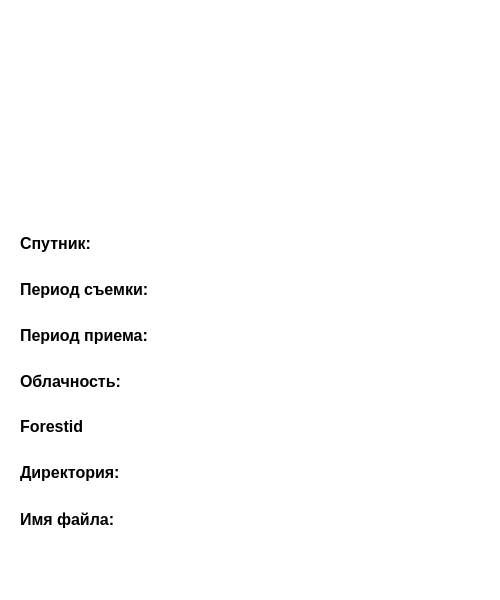
<?xml version="1.0" encoding="UTF-8"?>
<ui version="4.0">
 <class>Dialog</class>
 <widget class="QDialog" name="Dialog">
  <property name="geometry">
   <rect>
    <x>0</x>
    <y>0</y>
    <width>500</width>
    <height>600</height>
   </rect>
  </property>
  <property name="minimumSize">
   <size>
    <width>500</width>
    <height>600</height>
   </size>
  </property>
  <property name="maximumSize">
   <size>
    <width>500</width>
    <height>600</height>
   </size>
  </property>
  <property name="windowTitle">
   <string>Dialog</string>
  </property>
  <property name="styleSheet">
   <string notr="true">QDialog{
background-color: rgb(255, 255, 255);
}</string>
  </property>
  <layout class="QVBoxLayout" name="verticalLayout">
   <property name="bottomMargin">
    <number>20</number>
   </property>
   <item>
    <layout class="QHBoxLayout" name="horizontalLayout">
     <item>
      <spacer name="horizontalSpacer">
       <property name="orientation">
        <enum>Qt::Horizontal</enum>
       </property>
       <property name="sizeHint" stdset="0">
        <size>
         <width>40</width>
         <height>20</height>
        </size>
       </property>
      </spacer>
     </item>
     <item>
      <widget class="QLabel" name="label">
       <property name="minimumSize">
        <size>
         <width>200</width>
         <height>200</height>
        </size>
       </property>
       <property name="maximumSize">
        <size>
         <width>200</width>
         <height>200</height>
        </size>
       </property>
       <property name="text">
        <string/>
       </property>
       <property name="pixmap">
        <pixmap>../resources/img/image-not-found.jpg</pixmap>
       </property>
       <property name="scaledContents">
        <bool>true</bool>
       </property>
       <property name="alignment">
        <set>Qt::AlignLeading|Qt::AlignLeft|Qt::AlignVCenter</set>
       </property>
      </widget>
     </item>
     <item>
      <spacer name="horizontalSpacer_2">
       <property name="orientation">
        <enum>Qt::Horizontal</enum>
       </property>
       <property name="sizeHint" stdset="0">
        <size>
         <width>40</width>
         <height>20</height>
        </size>
       </property>
      </spacer>
     </item>
    </layout>
   </item>
   <item>
    <widget class="QScrollArea" name="scrollArea">
     <property name="minimumSize">
      <size>
       <width>400</width>
       <height>0</height>
      </size>
     </property>
     <property name="maximumSize">
      <size>
       <width>482</width>
       <height>16777215</height>
      </size>
     </property>
     <property name="styleSheet">
      <string notr="true">QScrollArea{
border:0px;
}
QWidget{
background-color: rgb(255, 255, 255);

}</string>
     </property>
     <property name="widgetResizable">
      <bool>true</bool>
     </property>
     <widget class="QWidget" name="scrollAreaWidgetContents">
      <property name="geometry">
       <rect>
        <x>0</x>
        <y>0</y>
        <width>482</width>
        <height>363</height>
       </rect>
      </property>
      <layout class="QVBoxLayout" name="verticalLayout_2">
       <property name="spacing">
        <number>10</number>
       </property>
       <item>
        <layout class="QHBoxLayout" name="horizontalLayout_2">
         <item>
          <widget class="QLabel" name="SatelliteLabel">
           <property name="minimumSize">
            <size>
             <width>150</width>
             <height>0</height>
            </size>
           </property>
           <property name="maximumSize">
            <size>
             <width>150</width>
             <height>16777215</height>
            </size>
           </property>
           <property name="font">
            <font>
             <pointsize>12</pointsize>
             <weight>75</weight>
             <bold>true</bold>
            </font>
           </property>
           <property name="cursor">
            <cursorShape>IBeamCursor</cursorShape>
           </property>
           <property name="text">
            <string>Спутник:</string>
           </property>
           <property name="textInteractionFlags">
            <set>Qt::LinksAccessibleByMouse|Qt::TextSelectableByMouse</set>
           </property>
          </widget>
         </item>
         <item>
          <widget class="QLabel" name="Satellite">
           <property name="font">
            <font>
             <pointsize>10</pointsize>
            </font>
           </property>
           <property name="cursor">
            <cursorShape>IBeamCursor</cursorShape>
           </property>
           <property name="text">
            <string/>
           </property>
           <property name="wordWrap">
            <bool>true</bool>
           </property>
           <property name="textInteractionFlags">
            <set>Qt::LinksAccessibleByMouse|Qt::TextSelectableByMouse</set>
           </property>
          </widget>
         </item>
        </layout>
       </item>
       <item>
        <layout class="QHBoxLayout" name="horizontalLayout_3">
         <item>
          <widget class="QLabel" name="sensingTimeLabel">
           <property name="minimumSize">
            <size>
             <width>150</width>
             <height>0</height>
            </size>
           </property>
           <property name="maximumSize">
            <size>
             <width>150</width>
             <height>16777215</height>
            </size>
           </property>
           <property name="font">
            <font>
             <pointsize>12</pointsize>
             <weight>75</weight>
             <bold>true</bold>
            </font>
           </property>
           <property name="cursor">
            <cursorShape>IBeamCursor</cursorShape>
           </property>
           <property name="text">
            <string>Период съемки:</string>
           </property>
           <property name="textInteractionFlags">
            <set>Qt::LinksAccessibleByMouse|Qt::TextSelectableByMouse</set>
           </property>
          </widget>
         </item>
         <item>
          <widget class="QLabel" name="sensingTime">
           <property name="font">
            <font>
             <pointsize>10</pointsize>
            </font>
           </property>
           <property name="cursor">
            <cursorShape>IBeamCursor</cursorShape>
           </property>
           <property name="text">
            <string/>
           </property>
           <property name="wordWrap">
            <bool>true</bool>
           </property>
           <property name="textInteractionFlags">
            <set>Qt::LinksAccessibleByMouse|Qt::TextSelectableByMouse</set>
           </property>
          </widget>
         </item>
        </layout>
       </item>
       <item>
        <layout class="QHBoxLayout" name="horizontalLayout_4">
         <item>
          <widget class="QLabel" name="creationTimeLabel">
           <property name="minimumSize">
            <size>
             <width>150</width>
             <height>0</height>
            </size>
           </property>
           <property name="maximumSize">
            <size>
             <width>150</width>
             <height>16777215</height>
            </size>
           </property>
           <property name="font">
            <font>
             <pointsize>12</pointsize>
             <weight>75</weight>
             <bold>true</bold>
            </font>
           </property>
           <property name="cursor">
            <cursorShape>IBeamCursor</cursorShape>
           </property>
           <property name="text">
            <string>Период приема:</string>
           </property>
           <property name="textInteractionFlags">
            <set>Qt::LinksAccessibleByMouse|Qt::TextSelectableByMouse</set>
           </property>
          </widget>
         </item>
         <item>
          <widget class="QLabel" name="creationTime">
           <property name="font">
            <font>
             <pointsize>10</pointsize>
            </font>
           </property>
           <property name="cursor">
            <cursorShape>IBeamCursor</cursorShape>
           </property>
           <property name="text">
            <string/>
           </property>
           <property name="wordWrap">
            <bool>true</bool>
           </property>
           <property name="textInteractionFlags">
            <set>Qt::LinksAccessibleByMouse|Qt::TextSelectableByMouse</set>
           </property>
          </widget>
         </item>
        </layout>
       </item>
       <item>
        <layout class="QHBoxLayout" name="horizontalLayout_5">
         <item>
          <widget class="QLabel" name="cloudPercentageLabel">
           <property name="minimumSize">
            <size>
             <width>150</width>
             <height>0</height>
            </size>
           </property>
           <property name="maximumSize">
            <size>
             <width>150</width>
             <height>16777215</height>
            </size>
           </property>
           <property name="font">
            <font>
             <pointsize>12</pointsize>
             <weight>75</weight>
             <bold>true</bold>
            </font>
           </property>
           <property name="cursor">
            <cursorShape>IBeamCursor</cursorShape>
           </property>
           <property name="text">
            <string>Облачность:</string>
           </property>
           <property name="textInteractionFlags">
            <set>Qt::LinksAccessibleByMouse|Qt::TextSelectableByMouse</set>
           </property>
          </widget>
         </item>
         <item>
          <widget class="QLabel" name="cloudPercentage">
           <property name="font">
            <font>
             <pointsize>10</pointsize>
            </font>
           </property>
           <property name="cursor">
            <cursorShape>IBeamCursor</cursorShape>
           </property>
           <property name="text">
            <string/>
           </property>
           <property name="wordWrap">
            <bool>true</bool>
           </property>
           <property name="textInteractionFlags">
            <set>Qt::LinksAccessibleByMouse|Qt::TextSelectableByMouse</set>
           </property>
          </widget>
         </item>
        </layout>
       </item>
       <item>
        <layout class="QHBoxLayout" name="horizontalLayout_6">
         <item>
          <widget class="QLabel" name="forestidLabel">
           <property name="minimumSize">
            <size>
             <width>150</width>
             <height>0</height>
            </size>
           </property>
           <property name="maximumSize">
            <size>
             <width>150</width>
             <height>16777215</height>
            </size>
           </property>
           <property name="font">
            <font>
             <pointsize>12</pointsize>
             <weight>75</weight>
             <bold>true</bold>
            </font>
           </property>
           <property name="cursor">
            <cursorShape>IBeamCursor</cursorShape>
           </property>
           <property name="text">
            <string>Forestid</string>
           </property>
           <property name="textInteractionFlags">
            <set>Qt::LinksAccessibleByMouse|Qt::TextSelectableByMouse</set>
           </property>
          </widget>
         </item>
         <item>
          <widget class="QLabel" name="forestid">
           <property name="font">
            <font>
             <pointsize>10</pointsize>
            </font>
           </property>
           <property name="cursor">
            <cursorShape>IBeamCursor</cursorShape>
           </property>
           <property name="text">
            <string/>
           </property>
           <property name="wordWrap">
            <bool>true</bool>
           </property>
           <property name="textInteractionFlags">
            <set>Qt::LinksAccessibleByMouse|Qt::TextSelectableByMouse</set>
           </property>
          </widget>
         </item>
        </layout>
       </item>
       <item>
        <layout class="QHBoxLayout" name="horizontalLayout_7">
         <item>
          <widget class="QLabel" name="DirectoryLabel">
           <property name="minimumSize">
            <size>
             <width>150</width>
             <height>0</height>
            </size>
           </property>
           <property name="maximumSize">
            <size>
             <width>150</width>
             <height>16777215</height>
            </size>
           </property>
           <property name="font">
            <font>
             <pointsize>12</pointsize>
             <weight>75</weight>
             <bold>true</bold>
            </font>
           </property>
           <property name="cursor">
            <cursorShape>IBeamCursor</cursorShape>
           </property>
           <property name="text">
            <string>Директория:</string>
           </property>
           <property name="textInteractionFlags">
            <set>Qt::LinksAccessibleByMouse|Qt::TextSelectableByMouse</set>
           </property>
          </widget>
         </item>
         <item>
          <widget class="QLabel" name="Directory">
           <property name="text">
            <string/>
           </property>
          </widget>
         </item>
        </layout>
       </item>
       <item>
        <layout class="QHBoxLayout" name="horizontalLayout_9">
         <item>
          <widget class="QLabel" name="FileNameLabel">
           <property name="minimumSize">
            <size>
             <width>150</width>
             <height>0</height>
            </size>
           </property>
           <property name="maximumSize">
            <size>
             <width>150</width>
             <height>16777215</height>
            </size>
           </property>
           <property name="font">
            <font>
             <pointsize>12</pointsize>
             <weight>75</weight>
             <bold>true</bold>
            </font>
           </property>
           <property name="text">
            <string>Имя файла:</string>
           </property>
          </widget>
         </item>
         <item>
          <widget class="QLabel" name="FileName">
           <property name="text">
            <string/>
           </property>
          </widget>
         </item>
        </layout>
       </item>
       <item>
        <layout class="QHBoxLayout" name="horizontalLayout_8">
         <item>
          <widget class="QPushButton" name="LoadButton">
           <property name="minimumSize">
            <size>
             <width>24</width>
             <height>24</height>
            </size>
           </property>
           <property name="maximumSize">
            <size>
             <width>24</width>
             <height>24</height>
            </size>
           </property>
           <property name="font">
            <font>
             <pointsize>12</pointsize>
             <weight>75</weight>
             <bold>true</bold>
            </font>
           </property>
           <property name="styleSheet">
            <string notr="true">QPushButton{
border:none;
width:24px;
height:24px;
}
QPushButton{
background-image: url(:/download/download-blue.png);
}
QPushButton:hover:!pressed{
background-image: url(:/download/download-red.png);
}
</string>
           </property>
           <property name="text">
            <string/>
           </property>
          </widget>
         </item>
         <item>
          <spacer name="horizontalSpacer_3">
           <property name="orientation">
            <enum>Qt::Horizontal</enum>
           </property>
           <property name="sizeHint" stdset="0">
            <size>
             <width>40</width>
             <height>20</height>
            </size>
           </property>
          </spacer>
         </item>
        </layout>
       </item>
      </layout>
     </widget>
    </widget>
   </item>
  </layout>
 </widget>
 <resources>
  <include location="../resources/img/Resources.qrc"/>
 </resources>
 <connections/>
</ui>
